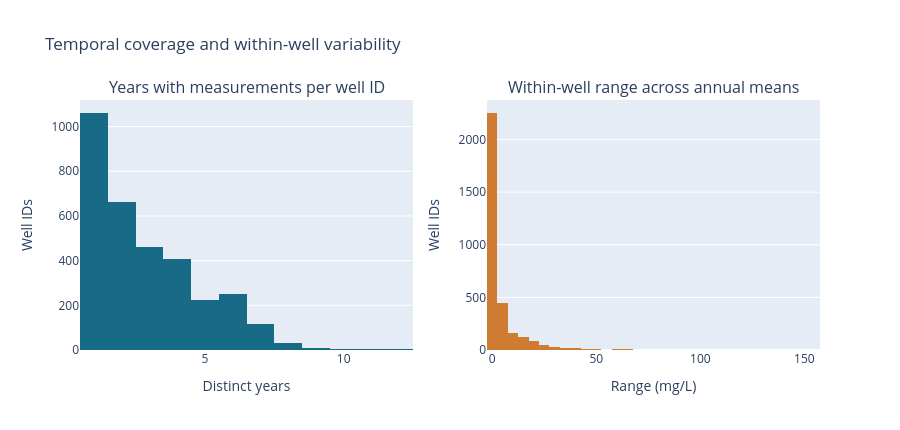

Notebook source saved alongside this figure:
### Markdown cell above
## 4. Compare changes within and between nearby wells

The notebook summarizes annual means by well ID, calculates each well's range across those means, and compares it with same-year differences between nearby IDs. It also counts sampling dates and years per well. Ranges depend on when and how often a well was sampled, and these summaries use different samples; they are descriptive context, not a formal variance decomposition.

### Code cell
annual_well = observations.assign(year=observations["gm_samp_collection_date"].dt.year).groupby(
    ["gm_well_id", "year"], as_index=False
).agg(
    annual_mean_mg_L=("nitrate_mg_L", "mean"),
    observations=("nitrate_mg_L", "size"),
    sample_dates=("gm_samp_collection_date", "nunique"),
)
within_well = annual_well.groupby("gm_well_id").agg(
    years_observed=("year", "nunique"),
    first_year=("year", "min"),
    last_year=("year", "max"),
    range_of_annual_means_mg_L=("annual_mean_mg_L", lambda x: x.max() - x.min()),
).reset_index()
coverage = observations.groupby("gm_well_id").agg(
    observations=("nitrate_mg_L", "size"),
    sample_dates=("gm_samp_collection_date", "nunique"),
    first_date=("gm_samp_collection_date", "min"),
    last_date=("gm_samp_collection_date", "max"),
).merge(within_well, on="gm_well_id")
print("Well temporal coverage")
display(coverage[["observations", "sample_dates", "years_observed", "range_of_annual_means_mg_L"]].describe(percentiles=[.25,.5,.75,.9]).round(2))

within_summary = within_well["range_of_annual_means_mg_L"].dropna().describe(percentiles=[.5,.9]).rename("Within-well range across annual means")
near_summary = same_year_pairs["absolute_difference_mg_L"].describe(percentiles=[.5,.9]).rename("Nearby different-well same-year absolute difference")
display(pd.concat([within_summary, near_summary], axis=1).round(2))


fig = make_subplots(rows=1, cols=2, subplot_titles=("Years with measurements per well ID", "Within-well range across annual means"))
fig.add_trace(go.Histogram(x=within_well["years_observed"], xbins={"size": 1}, marker_color="#176b87", showlegend=False), row=1, col=1)
fig.add_trace(go.Histogram(x=within_well["range_of_annual_means_mg_L"], nbinsx=35, marker_color="#d07b32", showlegend=False), row=1, col=2)
fig.update_xaxes(title_text="Distinct years", row=1, col=1); fig.update_yaxes(title_text="Well IDs", row=1, col=1)
fig.update_xaxes(title_text="Range (mg/L)", row=1, col=2); fig.update_yaxes(title_text="Well IDs", row=1, col=2)
fig.update_layout(height=430, title="Temporal coverage and within-well variability")
display(fig)

### Figure 1 — Plotly figure (JSON) as saved in the notebook; plotly's stock layout.template omitted (floating-point values rounded to 4 significant figures; data arrays with more than 128 entries replaced by an {"elided": "..."} marker saying what was removed)
{"data": [{"marker": {"color": "#176b87"}, "showlegend": false, "type": "histogram", "x": {"elided": "3245 int values"}, "xaxis": "x", "xbins": {"size": 1}, "yaxis": "y"}, {"marker": {"color": "#d07b32"}, "nbinsx": 35, "showlegend": false, "type": "histogram", "x": {"elided": "3245 float values"}, "xaxis": "x2", "yaxis": "y2"}], "layout": {"annotations": [{"font": {"size": 16}, "showarrow": false, "text": "Years with measurements per well ID", "x": 0.225, "xanchor": "center", "xref": "paper", "y": 1.0, "yanchor": "bottom", "yref": "paper"}, {"font": {"size": 16}, "showarrow": false, "text": "Within-well range across annual means", "x": 0.775, "xanchor": "center", "xref": "paper", "y": 1.0, "yanchor": "bottom", "yref": "paper"}], "height": 430, "title": {"text": "Temporal coverage and within-well variability"}, "xaxis": {"anchor": "y", "domain": [0.0, 0.45], "title": {"text": "Distinct years"}}, "xaxis2": {"anchor": "y2", "domain": [0.55, 1.0], "title": {"text": "Range (mg/L)"}}, "yaxis": {"anchor": "x", "domain": [0.0, 1.0], "title": {"text": "Well IDs"}}, "yaxis2": {"anchor": "x2", "domain": [0.0, 1.0], "title": {"text": "Well IDs"}}}}
